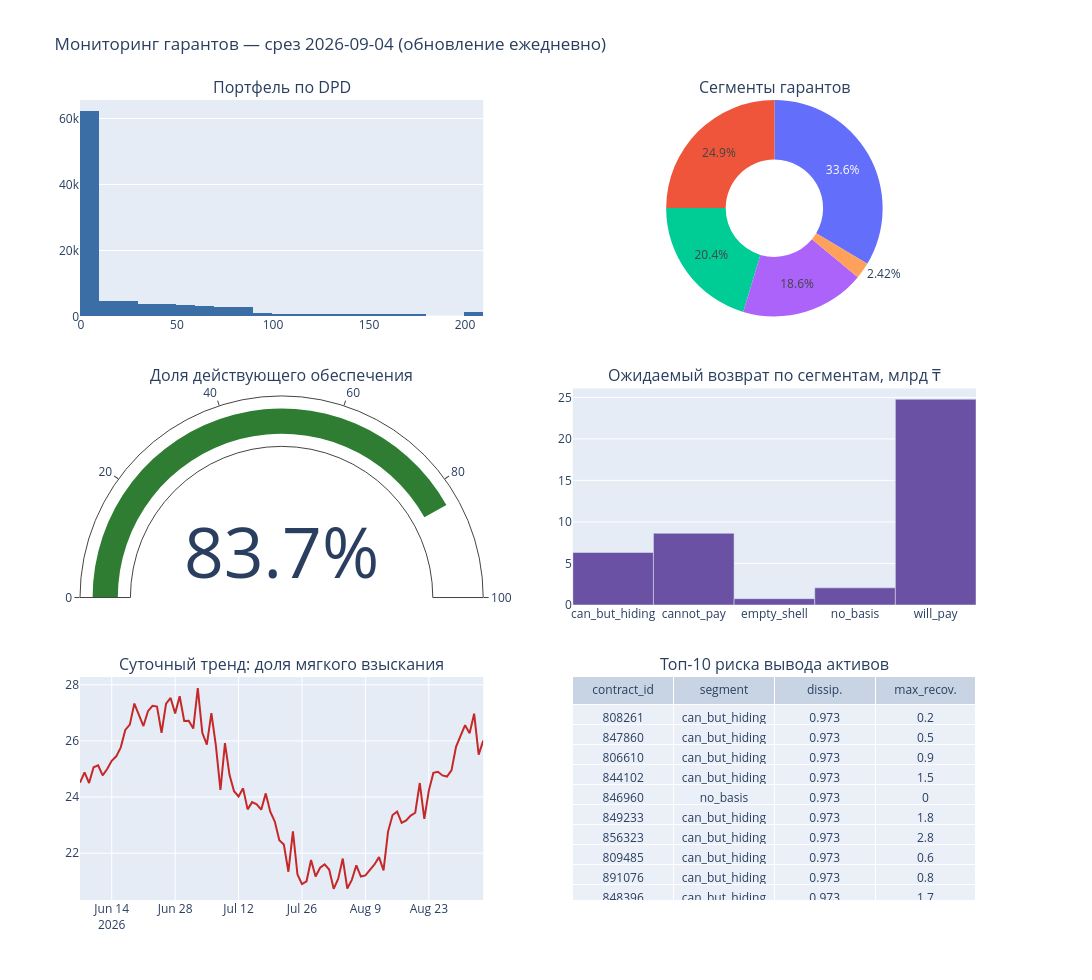

The cell this chart's notebook holds for it:
### Markdown cell above
## 6. Дашборд мониторинга (ежедневное обновление)

Интерактивный дашборд (plotly): портфель по DPD, распределение сегментов, доля действующего
обеспечения, ожидаемый возврат по сегментам, топ риска вывода активов и суточный тренд.
Экспортируется в HTML для встраивания; в проде пересобирается ежедневно на as-of срезе
(методология р. 11).

### Code cell
import plotly.graph_objects as go
from plotly.subplots import make_subplots
trend = pd.read_parquet(os.path.join(ROOT,"data","processed","daily_portfolio.parquet"))
seg_counts = abt["segment"].value_counts()
rec_by_seg = abt.groupby("segment")["expected_recovery"].sum()/1e9 if "expected_recovery" in abt else \
             abt.groupby("segment")["max_recoverable"].sum()/1e9
alive = abt["guarantee_alive"].mean()*100
top_dissip = (abt.sort_values("dissipation_risk", ascending=False)
              .head(10)[["contract_id","segment","dissipation_risk","max_recoverable"]])

dash = make_subplots(rows=3, cols=2,
    specs=[[{"type":"xy"},{"type":"domain"}],[{"type":"indicator"},{"type":"xy"}],[{"type":"xy"},{"type":"table"}]],
    subplot_titles=("Портфель по DPD","Сегменты гарантов","Доля действующего обеспечения",
                    "Ожидаемый возврат по сегментам, млрд ₸","Суточный тренд: доля мягкого взыскания",
                    "Топ-10 риска вывода активов"),
    vertical_spacing=0.09, row_heights=[0.33,0.33,0.34])
dash.add_trace(go.Histogram(x=abt["dpd"].clip(0,200), nbinsx=40, marker_color="#3b6ea5"), 1,1)
dash.add_trace(go.Pie(labels=seg_counts.index, values=seg_counts.values, hole=.45), 1,2)
dash.add_trace(go.Indicator(mode="gauge+number", value=round(alive,1),
    gauge={"axis":{"range":[0,100]},"bar":{"color":"#2e7d32"}}, number={"suffix":"%"}), 2,1)
dash.add_trace(go.Bar(x=rec_by_seg.index, y=rec_by_seg.round(2).values, marker_color="#6a51a3"), 2,2)
dash.add_trace(go.Scatter(x=trend["report_date"], y=trend["share_soft_collection"]*100,
    mode="lines", line_color="#c62828"), 3,1)
dash.add_trace(go.Table(header=dict(values=["contract_id","segment","dissip.","max_recov."]),
    cells=dict(values=[top_dissip["contract_id"], top_dissip["segment"],
                       top_dissip["dissipation_risk"].round(3),
                       (top_dissip["max_recoverable"]/1e6).round(1)])), 3,2)
dash.update_layout(height=980, width=1150, showlegend=False,
    title_text=f"Мониторинг гарантов — срез {AS_OF.date()} (обновление ежедневно)")
os.makedirs(os.path.join(ROOT,"dashboard"), exist_ok=True)
out_html = os.path.join(ROOT,"dashboard","garanty_dashboard.html")
dash.write_html(out_html, include_plotlyjs="cdn")
print("Дашборд сохранён:", out_html)
dash.show()

### Figure 1 — Plotly figure (JSON) as saved in the notebook; plotly's stock layout.template omitted (floating-point values rounded to 4 significant figures; data arrays with more than 128 entries replaced by an {"elided": "..."} marker saying what was removed)
{"data": [{"marker": {"color": "#3b6ea5"}, "nbinsx": 40, "type": "histogram", "x": {"elided": "100000 int values"}, "xaxis": "x", "yaxis": "y"}, {"domain": {"x": [0.55, 1.0], "y": [0.7294, 1.0]}, "hole": 0.45, "labels": ["will_pay", "cannot_pay", "no_basis", "can_but_hiding", "empty_shell"], "type": "pie", "values": [33578, 24948, 20406, 18649, 2419]}, {"domain": {"x": [0.0, 0.45], "y": [0.3688, 0.6394]}, "gauge": {"axis": {"range": [0, 100]}, "bar": {"color": "#2e7d32"}}, "mode": "gauge+number", "number": {"suffix": "%"}, "type": "indicator", "value": 83.7}, {"marker": {"color": "#6a51a3"}, "type": "bar", "x": ["can_but_hiding", "cannot_pay", "empty_shell", "no_basis", "will_pay"], "xaxis": "x2", "y": [6.32, 8.64, 0.76, 2.06, 24.77], "yaxis": "y2"}, {"line": {"color": "#c62828"}, "mode": "lines", "type": "scatter", "x": ["2026-06-07T00:00:00", "2026-06-08T00:00:00", "2026-06-09T00:00:00", "2026-06-10T00:00:00", "2026-06-11T00:00:00", "2026-06-12T00:00:00", "2026-06-13T00:00:00", "2026-06-14T00:00:00", "2026-06-15T00:00:00", "2026-06-16T00:00:00", "2026-06-17T00:00:00", "2026-06-18T00:00:00", "2026-06-19T00:00:00", "2026-06-20T00:00:00", "2026-06-21T00:00:00", "2026-06-22T00:00:00", "2026-06-23T00:00:00", "2026-06-24T00:00:00", "2026-06-25T00:00:00", "2026-06-26T00:00:00", "2026-06-27T00:00:00", "2026-06-28T00:00:00", "2026-06-29T00:00:00", "2026-06-30T00:00:00", "2026-07-01T00:00:00", "2026-07-02T00:00:00", "2026-07-03T00:00:00", "2026-07-04T00:00:00", "2026-07-05T00:00:00", "2026-07-06T00:00:00", "2026-07-07T00:00:00", "2026-07-08T00:00:00", "2026-07-09T00:00:00", "2026-07-10T00:00:00", "2026-07-11T00:00:00", "2026-07-12T00:00:00", "2026-07-13T00:00:00", "2026-07-14T00:00:00", "2026-07-15T00:00:00", "2026-07-16T00:00:00", "2026-07-17T00:00:00", "2026-07-18T00:00:00", "2026-07-19T00:00:00", "2026-07-20T00:00:00", "2026-07-21T00:00:00", "2026-07-22T00:00:00", "2026-07-23T00:00:00", "2026-07-24T00:00:00", "2026-07-25T00:00:00", "2026-07-26T00:00:00", "2026-07-27T00:00:00", "2026-07-28T00:00:00", "2026-07-29T00:00:00", "2026-07-30T00:00:00", "2026-07-31T00:00:00", "2026-08-01T00:00:00", "2026-08-02T00:00:00", "2026-08-03T00:00:00", "2026-08-04T00:00:00", "2026-08-05T00:00:00", "2026-08-06T00:00:00", "2026-08-07T00:00:00", "2026-08-08T00:00:00", "2026-08-09T00:00:00", "2026-08-10T00:00:00", "2026-08-11T00:00:00", "2026-08-12T00:00:00", "2026-08-13T00:00:00", "2026-08-14T00:00:00", "2026-08-15T00:00:00", "2026-08-16T00:00:00", "2026-08-17T00:00:00", "2026-08-18T00:00:00", "2026-08-19T00:00:00", "2026-08-20T00:00:00", "2026-08-21T00:00:00", "2026-08-22T00:00:00", "2026-08-23T00:00:00", "2026-08-24T00:00:00", "2026-08-25T00:00:00", "2026-08-26T00:00:00", "2026-08-27T00:00:00", "2026-08-28T00:00:00", "2026-08-29T00:00:00", "2026-08-30T00:00:00", "2026-08-31T00:00:00", "2026-09-01T00:00:00", "2026-09-02T00:00:00", "2026-09-03T00:00:00", "2026-09-04T00:00:00"], "xaxis": "x3", "y": [24.51, 24.88, 24.5, 25.06, 25.13, 24.77, 25.0, 25.29, 25.45, 25.77, 26.39, 26.58, 27.33, 26.94, 26.53, 27.06, 27.25, 27.22, 26.29, 27.33, 27.53, 26.98, 27.59, 26.71, 26.72, 26.44, 27.88, 26.29, 25.87, 26.99, 25.82, 24.25, 25.92, 24.79, 24.21, 24.02, 24.31, 23.56, 23.82, 23.74, 23.55, 24.13, 23.48, 23.13, 22.46, 22.31, 21.34, 22.78, 21.24, 20.9, 21.0, 21.76, 21.17, 21.48, 21.6, 21.42, 20.73, 21.09, 21.81, 20.74, 21.05, 21.57, 21.17, 21.21, 21.39, 21.6, 21.86, 21.39, 22.77, 23.36, 23.48, 23.08, 23.17, 23.34, 23.44, 24.5, 23.22, 24.23, 24.86, 24.9, 24.77, 24.73, 24.95, 25.79, 26.18, 26.56, 26.27, 26.97, 25.51, 26.01], "yaxis": "y3"}, {"cells": {"values": [[808261, 847860, 806610, 844102, 846960, 849233, 856323, 809485, 891076, 848396], ["can_but_hiding", "can_but_hiding", "can_but_hiding", "can_but_hiding", "no_basis", "can_but_hiding", "can_but_hiding", "can_but_hiding", "can_but_hiding", "can_but_hiding"], [0.973, 0.973, 0.973, 0.973, 0.973, 0.973, 0.973, 0.973, 0.973, 0.973], [0.2, 0.5, 0.9, 1.5, 0.0, 1.8, 2.8, 0.6, 0.8, 1.7]]}, "domain": {"x": [0.55, 1.0], "y": [0.0, 0.2788]}, "header": {"values": ["contract_id", "segment", "dissip.", "max_recov."]}, "type": "table"}], "layout": {"annotations": [{"font": {"size": 16}, "showarrow": false, "text": "Портфель по DPD", "x": 0.225, "xanchor": "center", "xref": "paper", "y": 1.0, "yanchor": "bottom", "yref": "paper"}, {"font": {"size": 16}, "showarrow": false, "text": "Сегменты гарантов", "x": 0.775, "xanchor": "center", "xref": "paper", "y": 1.0, "yanchor": "bottom", "yref": "paper"}, {"font": {"size": 16}, "showarrow": false, "text": "Доля действующего обеспечения", "x": 0.225, "xanchor": "center", "xref": "paper", "y": 0.6394, "yanchor": "bottom", "yref": "paper"}, {"font": {"size": 16}, "showarrow": false, "text": "Ожидаемый возврат по сегментам, млрд ₸", "x": 0.775, "xanchor": "center", "xref": "paper", "y": 0.6394, "yanchor": "bottom", "yref": "paper"}, {"font": {"size": 16}, "showarrow": false, "text": "Суточный тренд: доля мягкого взыскания", "x": 0.225, "xanchor": "center", "xref": "paper", "y": 0.2788, "yanchor": "bottom", "yref": "paper"}, {"font": {"size": 16}, "showarrow": false, "text": "Топ-10 риска вывода активов", "x": 0.775, "xanchor": "center", "xref": "paper", "y": 0.2788, "yanchor": "bottom", "yref": "paper"}], "height": 980, "showlegend": false, "title": {"text": "Мониторинг гарантов — срез 2026-09-04 (обновление ежедневно)"}, "width": 1150, "xaxis": {"anchor": "y", "domain": [0.0, 0.45]}, "xaxis2": {"anchor": "y2", "domain": [0.55, 1.0]}, "xaxis3": {"anchor": "y3", "domain": [0.0, 0.45]}, "yaxis": {"anchor": "x", "domain": [0.7294, 1.0]}, "yaxis2": {"anchor": "x2", "domain": [0.3688, 0.6394]}, "yaxis3": {"anchor": "x3", "domain": [0.0, 0.2788]}}}
